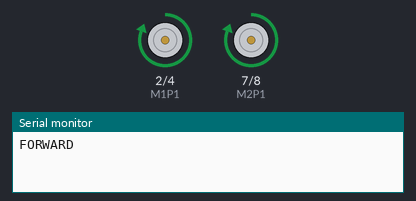
The sketch below on a simulated Arduino Uno, built with avr-gcc and run on an emulated ATmega328P. On the bench: motor-driver pin pairs drawn as motors (green arrow = first pin HIGH = forward, orange = second pin HIGH = backward, longer = more drive, scaled by the enable pin), the last lines printed to the serial monitor.

Above: at 1.5 s.
At 4.5 s:
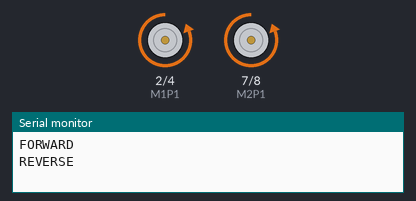
At 7.5 s:
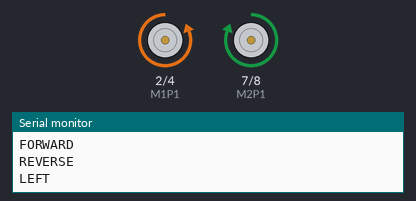
At 13.5 s:
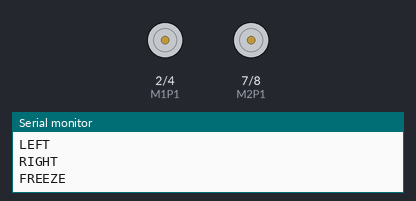
Timing chart, 0 to 19.5 s (numbered marks = the images above):
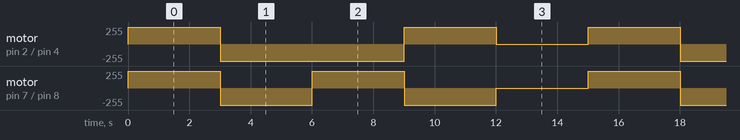

The sketch:

Locomotion.ino
```cpp
//M1-left motor
//M2-Right motor
#define M1P1 2
#define M1P2 4
#define M2P1 7
#define M2P2 8
#define EN1 5
#define EN2 6

void setup() {
  // put your setup code here, to run once:
pinMode(M1P1,OUTPUT);
pinMode(M1P2,OUTPUT);
pinMode(M2P1,OUTPUT);
pinMode(M2P2,OUTPUT);
pinMode(EN1,OUTPUT);
pinMode(EN2,OUTPUT);
Serial.begin(9600);
}

void loop() {
  // put your main code here, to run repeatedly:
forward();
delay(3000);
reverse();
delay(3000);
left();
delay(3000);
right();
delay(3000);
freeze();
delay(3000);
}

void forward()
{
 Serial.println("FORWARD");
 analogWrite(EN1,255);
 analogWrite(EN2,255);
 digitalWrite(M1P1,HIGH);
 digitalWrite(M1P2,LOW);
 digitalWrite(M2P1,HIGH);
 digitalWrite(M2P2,LOW);
 }
 void reverse()
{
 Serial.println("REVERSE");
 analogWrite(EN1,255);
 analogWrite(EN2,255);
 digitalWrite(M1P1,LOW);
 digitalWrite(M1P2,HIGH);
 digitalWrite(M2P1,LOW);
 digitalWrite(M2P2,HIGH);
 }
 void left()
{
 Serial.println("LEFT");
 analogWrite(EN1,255);
 analogWrite(EN2,255);
 digitalWrite(M1P1,LOW);
 digitalWrite(M1P2,HIGH);
 digitalWrite(M2P1,HIGH);
 digitalWrite(M2P2,LOW);
 }
 void right()
{
 Serial.println("RIGHT");
 analogWrite(EN1,255);
 analogWrite(EN2,255);
 digitalWrite(M1P1,HIGH);
 digitalWrite(M1P2,LOW);
 digitalWrite(M2P1,LOW);
 digitalWrite(M2P2,HIGH);
 }
 void freeze()
{
 Serial.println("FREEZE");
 analogWrite(EN1,0);
 analogWrite(EN2,0);
 }
```

Measured:
- by itself, motor on pin 2 (M1P1) / pin 4 (M1P2): repeats every 15.0 s: backward 255/255 6.0 s, forward 255/255 3.0 s, stopped 3.0 s, forward 255/255 3.0 s
- by itself, motor on pin 7 (M2P1) / pin 8 (M2P2): repeats every 15.0 s: backward 255/255 3.0 s, forward 255/255 3.0 s, backward 255/255 3.0 s, stopped 3.0 s, forward 255/255 3.0 s
